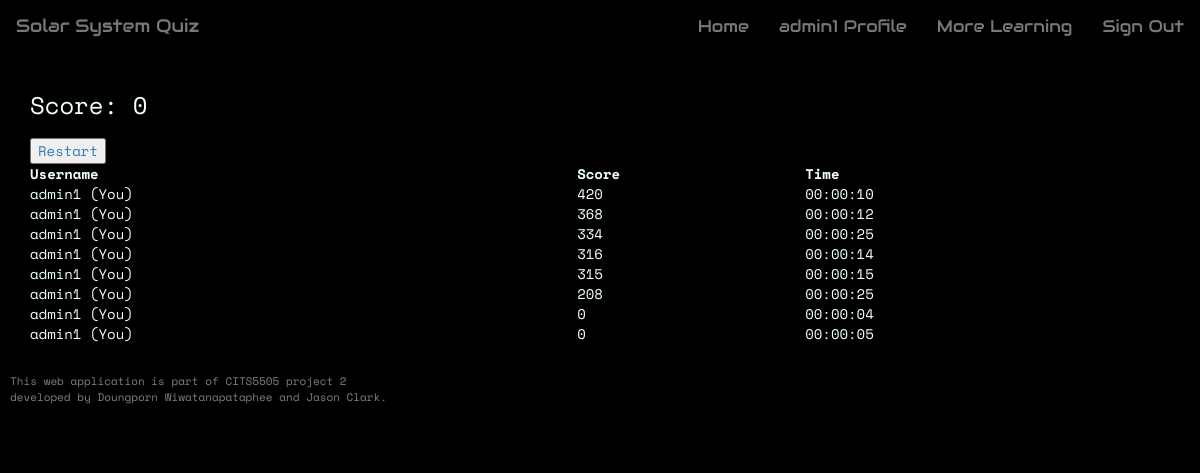
The app's page /result (signed in), older data.
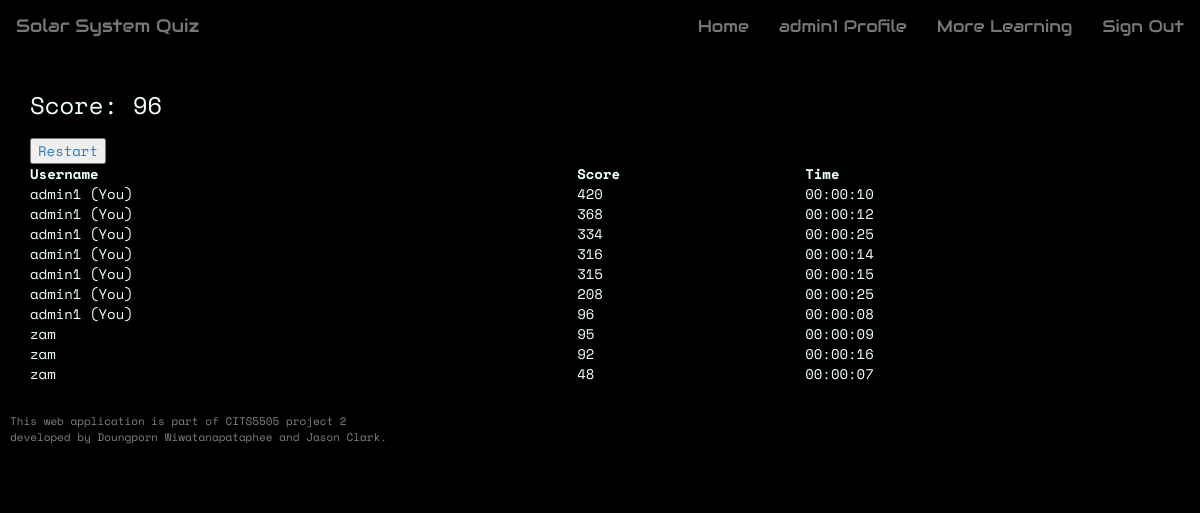
The same page, newer data.
### app/models.py (models this page shows, shortened)
class Score(db.Model):
    __tablename__ = 'score'
    id = db.Column(db.Integer, primary_key = True)
    user_id = db.Column(db.Integer, db.ForeignKey('user_table.id'))
    questionset_id = db.Column(db.Integer, db.ForeignKey('questionset.id'))
    score = db.Column(db.Integer)
    time_taken = db.Column(db.Time)

class User(UserMixin, db.Model):
    __tablename__ = 'user_table'
    id = db.Column(db.Integer, primary_key=True)
    username = db.Column(db.String(64), index=True, unique=True)
    user_type = db.Column(db.String(64))
    email = db.Column(db.String(120), index=True, unique=True)
    password_hash = db.Column(db.String(128))
    posts = db.relationship('Post', backref='author', lazy='dynamic')
    about_me = db.Column(db.String(140))
    last_seen = db.Column(db.DateTime, default=datetime.utcnow)
    score_child = db.relationship("Score", backref = 'user_parent')
    quiz_unlocked = db.Column(db.Integer, default=0)

### app/routes.py (the view)
@app.route('/result', methods=['GET'])
def result():
    latest_score = Score.query.filter_by(user_id=current_user.id).all()[-1]
    latest_module_id = latest_score.questionset_id
    scoreSorted = Score.query.filter_by(questionset_id=latest_module_id).order_by(Score.score.desc()).all()
    return render_template('result.html', latestScore=latest_score, scoreSorted=scoreSorted)

### app/models.py (called while the page is built)
@login.user_loader
def load_user(id):
    return User.query.get(int(id))

### app/routes.py (called while the page is built)
@app.before_request
def before_request():
    from_zone = tz.tzutc()
    to_zone = tz.tzlocal()
    utc = datetime.utcnow()
    utc = utc.replace(tzinfo=from_zone)
    central = utc.astimezone(to_zone)   # convert to local timezone
    if current_user.is_authenticated:
        current_user.last_seen = central
        db.session.commit()

### app/templates/result.html (shortened to what this page needs)
{% extends 'base.html' %}
{% block body %}
<div class="container">
    <h3>Score: {{ latestScore.score }}</h3>
    <a href='/'><button id="restart-button">Restart</button></a>
    <table style="width:100%;">
        <thead>
            <tr>
                <th>Username</th>
                <th>Score</th>
                <th>Time</th>
            </tr>
        </thead>
        <tbody>
        {% for score in scoreSorted %}
        {%  if loop.index <= 10  %}
            <tr>
                {% if current_user.id == score.user_parent.id %}
                <td>{{ score.user_parent.username }} (You)</td>
                {% else %}
                <td>{{ score.user_parent.username }}</td>
                {% endif %}
                <td>{{ score.score }}</td>
                <td>{{ score.time_taken }}</td>
            </tr>
        {% endif %}
        {% endfor %}
        </tbody>
    </table>
</div>
{% endblock %}

Row changes from the older to the newer data that the page shows:
no longer on this page (row unchanged): Score: score "0", user_parent.username "admin1", time_taken "00:00:05"
no longer on this page (row unchanged): Score: user_parent.username "admin1", score "0", time_taken "00:00:04"
added Score: score "96", user_parent.username "admin1", time_taken "00:00:08"
added Score: user_parent.username "zam", score "95", time_taken "00:00:09"
added Score: user_parent.username "zam", score "92", time_taken "00:00:16"
added Score: user_parent.username "zam", score "48", time_taken "00:00:07"
